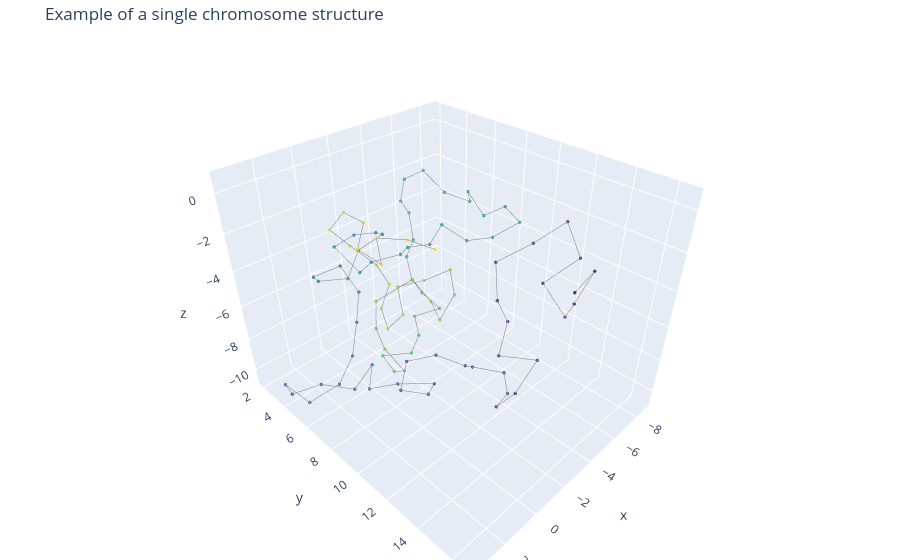

Notebook code cell kept with this figure:
### Code cell
_ = visualize_single_chrom(points[:98,:], title="Example of a single chromosome structure")
